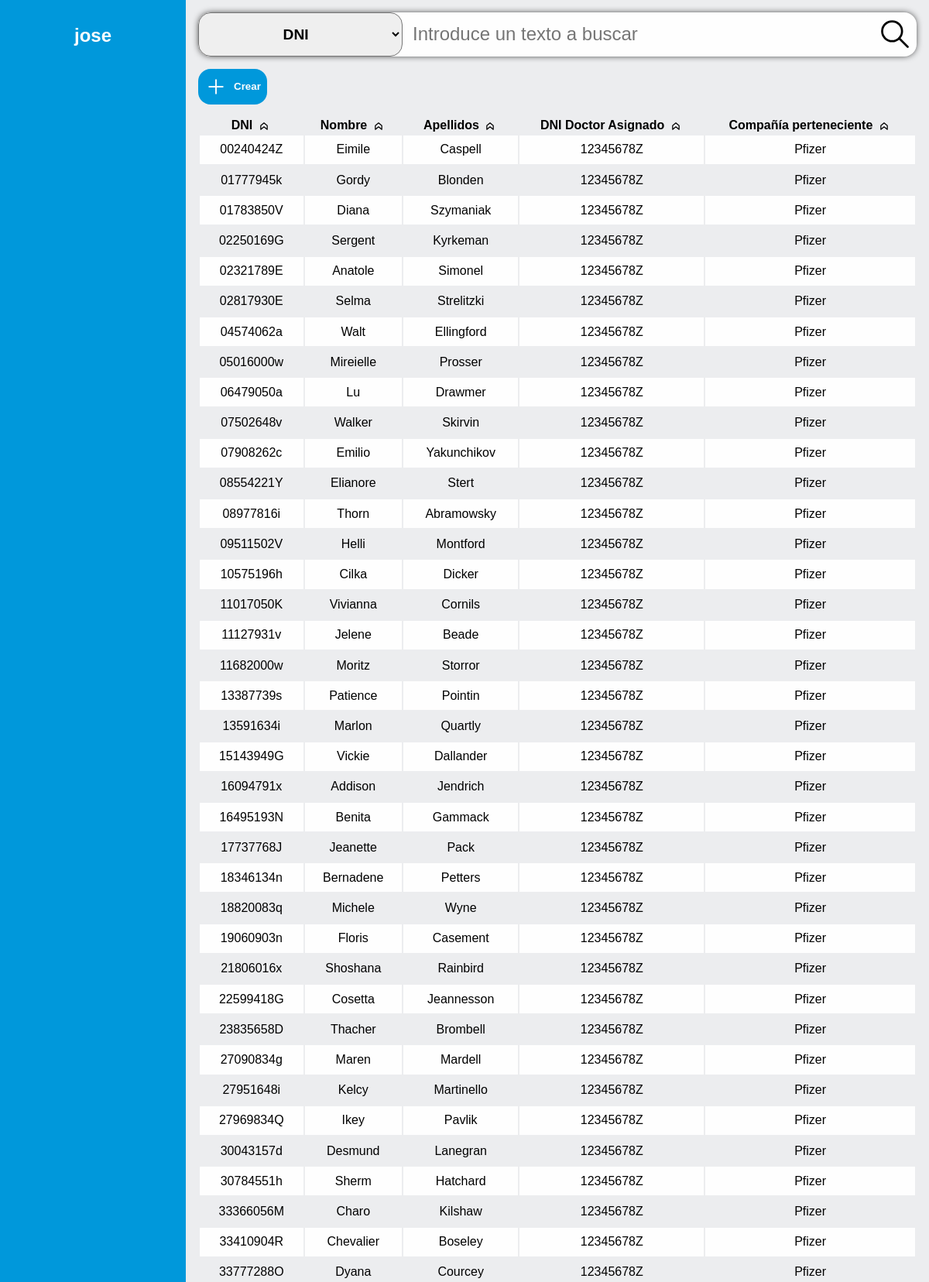
/dist/dashboard/index.php (signed in, upper part), run on the app's committed database.
### tables this page shows
CREATE TABLE Enfermo (
    dni VARCHAR(9) NOT NULL,
    nombre VARCHAR(30) NOT NULL,
    apellidos VARCHAR(50) NOT NULL,
    dni_doctor VARCHAR(9) NOT NULL,
    nombre_compania VARCHAR(50) NOT NULL
);

### dist/api/utils/crud.php (called while the page is built, shortened)
<?php
function selectAll($enum) {
    $db = Database::connect();
    $reflect = new ReflectionClass($enum);
    $statement = $db -> query('SELECT * FROM ' . $reflect -> name);
    $rows = [];
    while ($result = $statement -> fetch_assoc()) {
        $rows[] = $result;
    }
    return $rows;
}
?>

### dist/dashboard/index.php (the view, shortened to what this page needs)
<?php
require_once __DIR__ . '/../api/utils/crud.php';
?>
<!DOCTYPE html>
<html lang="es">
<head>
    <link rel="stylesheet" href="../css/globals.css">
    <link rel="stylesheet" href="../css/admin.css">
    <link rel="stylesheet" href="../css/form-elements.css">
    <link rel="stylesheet" href="../css/modal.css">
    <link rel="stylesheet" href="../css/utils.css">
</head>
<body>
    <aside class="left">
        <section class="info-account">
            <p><?php echo $_SESSION['usuario']; ?></p>
        </section>
    </aside>
    <main class="right">
        <section id="enfermo">
            <article class="search">
                <select id="search-enfermo-select">
                    <option value="0" selected>DNI</option>
                </select>
                <input type="text" id="search-enfermo" placeholder="Introduce un texto a buscar">
                <img id="search-enfermo-img" src="../img/svg/search.svg" alt="Buscar">
            </article>
            <button class="create" id="nuevo-enfermo" open-modal="modal-enfermo">
                <img src="../img/svg/create.svg" alt="Crear Enfermo">
                <p>Crear</p>
            </button>
            <article class="table-container">
                <table>
                    <thead>
                        <tr>
                            <th class="sort-column" id="sort-dni-enfermo" value="0">
                                <p>DNI</p>
                                <img value="-1" id="sort-dni-enfermo-type" src="../img/svg/arrow-up.svg" alt="Arrow">
                            </th>
                            <th class="sort-column" id="sort-nombre-enfermo" value="1">
                                <p>Nombre</p>
                                <img value="-1" id="sort-nombre-enfermo-type" src="../img/svg/arrow-up.svg" alt="Arrow">
                            </th>
                            <th class="sort-column" id="sort-apellidos-enfermo" value="2">
                                <p>Apellidos</p>
                                <img value="-1" id="sort-apellidos-enfermo-type" src="../img/svg/arrow-up.svg" alt="Arrow">
                            </th>
                            <th class="sort-column" id="sort-dni-doctor-enfermo" value="3">
                                <p>DNI Doctor Asignado</p>
                                <img value="-1" id="sort-dni-doctor-enfermo-type" src="../img/svg/arrow-up.svg" alt="Arrow">
                            </th>
                            <th class="sort-column" id="sort-nombre-compania-enfermo" value="4">
                                <p>Compañía perteneciente</p>
                                <img value="-1" id="sort-nombre-compania-enfermo-type" src="../img/svg/arrow-up.svg" alt="Arrow">
                            </th>
                        </tr>
                    </thead>
                    <tbody id="table-enfermo">
                        <?php
                        $rowsEnfermo = selectAll(enfermo::class);
                        $reflectEnfermo = new ReflectionClass(enfermo::class);
                        $keysEnfermo = array_keys($reflectEnfermo -> getConstants());
                        foreach ($rowsEnfermo as $row) { ?>
                            <tr>
                            <?php
                            foreach ($keysEnfermo as $key) { ?>
                                    <td><?php echo $row[$key]; ?></td>
                                    <?php
                            } ?>
                            </tr>
                            <?php
                        }
                        ?>
                    </tbody>
                </table>
            </article>
        </section>
    </main>
</body>
</html>

### data on the page
enfermo: dni "00240424Z", nombre "Eimile", apellidos "Caspell", dni_doctor "12345678Z", nombre_compania "Pfizer"
enfermo: dni "01777945k", nombre "Gordy", apellidos "Blonden", dni_doctor "12345678Z", nombre_compania "Pfizer"
enfermo: dni "01783850V", nombre "Diana", apellidos "Szymaniak", dni_doctor "12345678Z", nombre_compania "Pfizer"
enfermo: dni "02250169G", nombre "Sergent", apellidos "Kyrkeman", dni_doctor "12345678Z", nombre_compania "Pfizer"
enfermo: dni "02321789E", nombre "Anatole", apellidos "Simonel", dni_doctor "12345678Z", nombre_compania "Pfizer"
enfermo: dni "02817930E", nombre "Selma", apellidos "Strelitzki", dni_doctor "12345678Z", nombre_compania "Pfizer"
enfermo: dni "04574062a", nombre "Walt", apellidos "Ellingford", dni_doctor "12345678Z", nombre_compania "Pfizer"
enfermo: dni "05016000w", nombre "Mireielle", apellidos "Prosser", dni_doctor "12345678Z", nombre_compania "Pfizer"
enfermo: dni "06479050a", nombre "Lu", apellidos "Drawmer", dni_doctor "12345678Z", nombre_compania "Pfizer"
enfermo: dni "07502648v", nombre "Walker", apellidos "Skirvin", dni_doctor "12345678Z", nombre_compania "Pfizer"
enfermo: dni "07908262c", nombre "Emilio", apellidos "Yakunchikov", dni_doctor "12345678Z", nombre_compania "Pfizer"
enfermo: dni "08554221Y", nombre "Elianore", apellidos "Stert", dni_doctor "12345678Z", nombre_compania "Pfizer"
enfermo: dni "08977816i", nombre "Thorn", apellidos "Abramowsky", dni_doctor "12345678Z", nombre_compania "Pfizer"
enfermo: dni "09511502V", nombre "Helli", apellidos "Montford", dni_doctor "12345678Z", nombre_compania "Pfizer"
enfermo: dni "10575196h", nombre "Cilka", apellidos "Dicker", dni_doctor "12345678Z", nombre_compania "Pfizer"
enfermo: dni "11017050K", nombre "Vivianna", apellidos "Cornils", dni_doctor "12345678Z", nombre_compania "Pfizer"
enfermo: dni "11127931v", nombre "Jelene", apellidos "Beade", dni_doctor "12345678Z", nombre_compania "Pfizer"
enfermo: dni "11682000w", nombre "Moritz", apellidos "Storror", dni_doctor "12345678Z", nombre_compania "Pfizer"
enfermo: dni "13387739s", nombre "Patience", apellidos "Pointin", dni_doctor "12345678Z", nombre_compania "Pfizer"
enfermo: dni "13591634i", nombre "Marlon", apellidos "Quartly", dni_doctor "12345678Z", nombre_compania "Pfizer"
enfermo: dni "15143949G", nombre "Vickie", apellidos "Dallander", dni_doctor "12345678Z", nombre_compania "Pfizer"
enfermo: dni "16094791x", nombre "Addison", apellidos "Jendrich", dni_doctor "12345678Z", nombre_compania "Pfizer"
enfermo: dni "16495193N", nombre "Benita", apellidos "Gammack", dni_doctor "12345678Z", nombre_compania "Pfizer"
enfermo: dni "17737768J", nombre "Jeanette", apellidos "Pack", dni_doctor "12345678Z", nombre_compania "Pfizer"
enfermo: dni "18346134n", nombre "Bernadene", apellidos "Petters", dni_doctor "12345678Z", nombre_compania "Pfizer"
enfermo: dni "18820083q", nombre "Michele", apellidos "Wyne", dni_doctor "12345678Z", nombre_compania "Pfizer"
enfermo: dni "19060903n", nombre "Floris", apellidos "Casement", dni_doctor "12345678Z", nombre_compania "Pfizer"
enfermo: dni "21806016x", nombre "Shoshana", apellidos "Rainbird", dni_doctor "12345678Z", nombre_compania "Pfizer"
enfermo: dni "22599418G", nombre "Cosetta", apellidos "Jeannesson", dni_doctor "12345678Z", nombre_compania "Pfizer"
enfermo: dni "23835658D", nombre "Thacher", apellidos "Brombell", dni_doctor "12345678Z", nombre_compania "Pfizer"
enfermo: dni "27090834g", nombre "Maren", apellidos "Mardell", dni_doctor "12345678Z", nombre_compania "Pfizer"
enfermo: dni "27951648i", nombre "Kelcy", apellidos "Martinello", dni_doctor "12345678Z", nombre_compania "Pfizer"
enfermo: dni "27969834Q", nombre "Ikey", apellidos "Pavlik", dni_doctor "12345678Z", nombre_compania "Pfizer"
enfermo: dni "30043157d", nombre "Desmund", apellidos "Lanegran", dni_doctor "12345678Z", nombre_compania "Pfizer"
enfermo: dni "30784551h", nombre "Sherm", apellidos "Hatchard", dni_doctor "12345678Z", nombre_compania "Pfizer"
enfermo: dni "33366056M", nombre "Charo", apellidos "Kilshaw", dni_doctor "12345678Z", nombre_compania "Pfizer"
enfermo: dni "33410904R", nombre "Chevalier", apellidos "Boseley", dni_doctor "12345678Z", nombre_compania "Pfizer"
enfermo: dni "33777288O", nombre "Dyana", apellidos "Courcey", dni_doctor "12345678Z", nombre_compania "Pfizer"

### other printed values
$_SESSION['usuario'] "jose"
